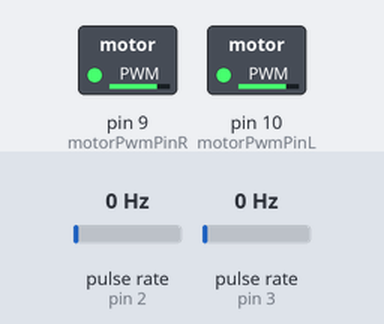
A sketch run on a simulated Arduino Uno, built with avr-gcc and run on an emulated ATmega328P. Parts: switched loads named in the sketch (green lamp = pin HIGH). Wiring (inferred from the names in the program): 2 × pulse sensor: data pin 2 / data pin 3. The test bench sets the inputs (shaded band); at power-on: pulse rate (sensors on pin 2, pin 3) 0 Hz. What the sketch prints to the serial monitor is not drawn.

Above: at 0.1 s.
Timing chart, 0 to 1.6 s (numbered marks = the images above):
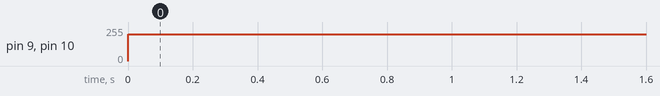

Measured:
- by itself, pin 9 (motorPwmPinR), pin 10 (motorPwmPinL): 0/255 → 200/255 at 0.00 s

The sketch:

dynamics_data.ino
```cpp
/*---------------------------*/
/*          MODE CONTROL      */
/*---------------------------*/

bool MODE = 0;
#define PWM_CONST 			200
#define SAMPLING_INTERVAL	200 	// in ms

/*---------------------------*/
/*---------------------------*/
/*---------------------------*/


/*---------------------------*/
/*      CODE BLOCK SID1      */
/*---------------------------*/

// Parameters for sweep of whole PWM range

#define SAMPLES_PER_PWM             1
#define SAMPLE_INIT					10
#define LOW_PWM                     20
#define HIGH_PWM                    240
#define PWM_STEP                    20

/*---------------------------*/
/*---------------------------*/
/*---------------------------*/

// First half of samples are from (HIGH-STEP)->LOW_PWM
// Second half are from (LOW+STEP)->HIGH
#define NUM_PWM                     (2*(HIGH_PWM-LOW_PWM)/PWM_STEP)
#define SAMPLE_LEN                  (SAMPLES_PER_PWM*NUM_PWM)


// Pin map
#define motorPwmPinL 	10	// Input L
#define motorPwmPinR 	9 	// Input R
#define encoderPinL		3	// Encoder L
#define encoderPinR 	2	// Encoder R

// Pulse count from encoder
volatile long encoderValueL = 0;
volatile long encoderValueR = 0;

// Arrays for position, velocity, and pwm data storage
uint16_t lpos[SAMPLE_LEN+SAMPLE_INIT] = {0};
uint16_t rpos[SAMPLE_LEN+SAMPLE_INIT] = {0};
uint16_t pwm[SAMPLE_LEN+SAMPLE_INIT] = {0};

// Variables
int step_num = 0;
int cur_pwm = HIGH_PWM;
int dir = -1;

void setup ()
{

  Serial.begin (38400); // initialize serial communication

  // Set encoder as input with internal pullup
  pinMode(encoderPinL, INPUT_PULLUP);
  pinMode(encoderPinR, INPUT_PULLUP);

  // Set PWM connection as output
  pinMode(motorPwmPinL,OUTPUT);
  pinMode(motorPwmPinR,OUTPUT);

  // Initialize pwm
  write_pwm(0, 0); 	// Turn off motors
  // delay(500);	// Somehow this delay would affect a lot
  pwm_init(); 		//initialize pwm array

  // Attach interrupt
  attachInterrupt(digitalPinToInterrupt(encoderPinL), updateEncoderL,CHANGE);
  attachInterrupt(digitalPinToInterrupt(encoderPinR), updateEncoderR,CHANGE);

}

void loop()
{
  if (!MODE) {		// mode 0, for given PWM
  	write_pwm(PWM_CONST, PWM_CONST);
    Serial.print("Encoder values: ");
    Serial.print(encoderValueL);
    Serial.print(",");
    Serial.println(encoderValueR);
  } else {			// mode 1, sweep samples
  if (step_num < SAMPLE_LEN+SAMPLE_INIT) {
	lpos[step_num] = encoderValueL;
    rpos[step_num] = encoderValueR;
    step_num++;
    write_pwm(pwm[step_num], pwm[step_num]);
  } else {			// print all samples
    for(int i=0; i<SAMPLE_LEN; i++){
      Serial.print(pwm[i+SAMPLE_INIT]);
      Serial.print(",");
      Serial.print(lpos[i+SAMPLE_INIT]);
      Serial.print(",");
      Serial.println(rpos[i+SAMPLE_INIT]);
    }
    while(1);
  }}
  encoderValueL = 0;	// reset encoder value to 0
  encoderValueR = 0;
  delay(SAMPLING_INTERVAL);		// add delay

}


/*---------------------------*/
/*     Helper functions      */
/*---------------------------*/

void write_pwm(int pwm_left, int pwm_right) {
  analogWrite(motorPwmPinL, pwm_left);
  analogWrite(motorPwmPinR, pwm_right);
}

void pwm_init() {
  for (int i = 0; i < SAMPLE_LEN+SAMPLE_INIT; i++) {
    if (i<SAMPLE_INIT){
   	  pwm[i] = cur_pwm;
      continue;
    }
    pwm[i] = cur_pwm;
    if (i % SAMPLES_PER_PWM == 0) {
      cur_pwm +=dir * PWM_STEP;
      if (cur_pwm <= LOW_PWM || HIGH_PWM <= cur_pwm) {
        dir *= -1;
      }
    }
  }
}

/*---------------------------*/
/*        Interruptions      */
/*---------------------------*/

void updateEncoderL()
{
  encoderValueL++;
}
void updateEncoderR()
{
  encoderValueR++;
}
```
